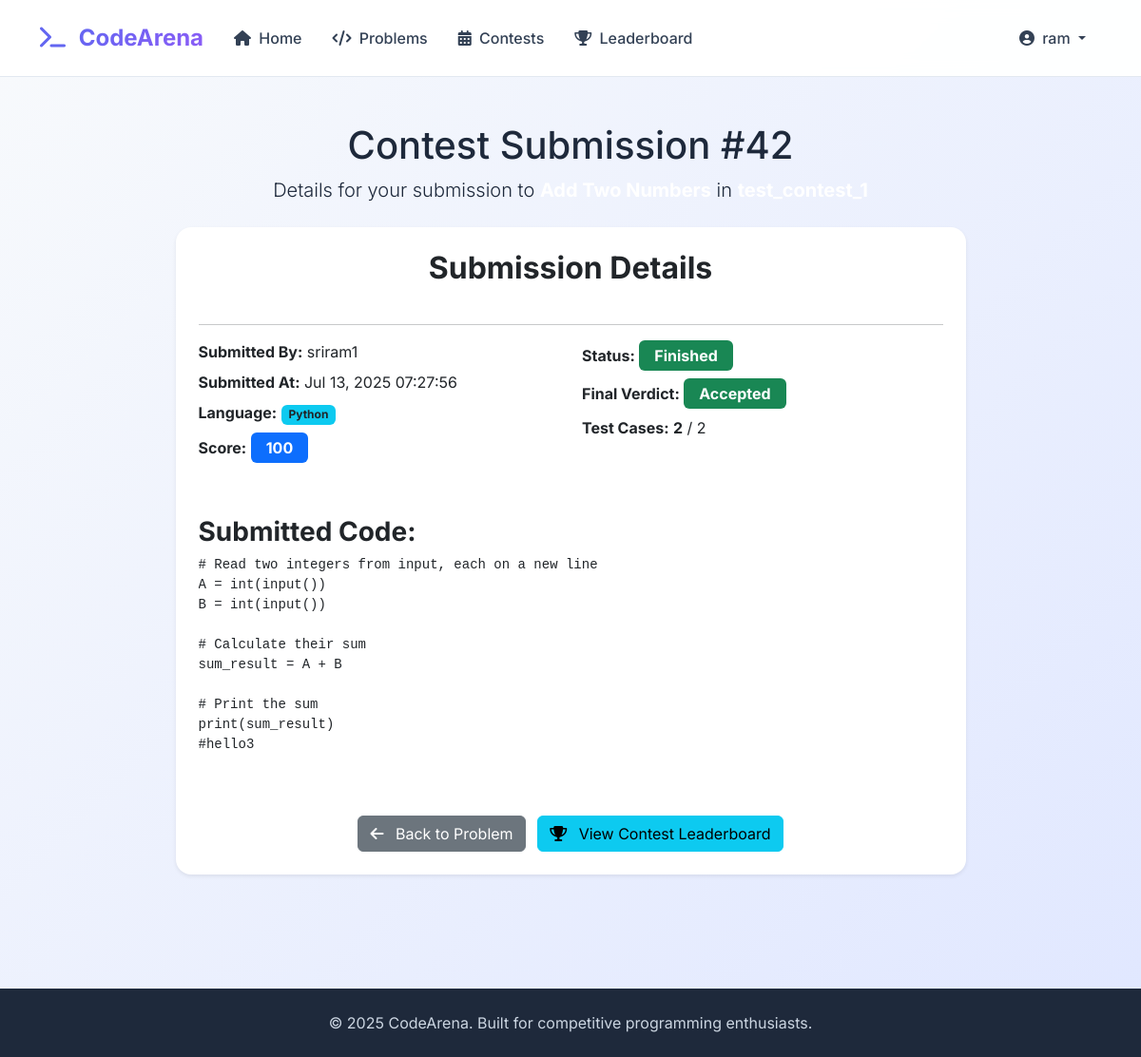
The page /submissions/contest_detail/42/ (signed in) on the database its author committed.
### users/models.py (models this page shows, shortened)
class CustomUser(AbstractUser):
    ROLE_CHOICES = (
        ('student' , 'Student'),
        ('problem_setter' , 'Problem Setter'),
        ('admin' , 'Admin')
    )
    role = models.CharField(max_length=20,choices=ROLE_CHOICES,default='student')

### contests/models.py (models this page shows, shortened)
class ContestSubmission(models.Model):
    participant = models.ForeignKey(
        settings.AUTH_USER_MODEL,
        on_delete=models.CASCADE,
        related_name='contest_submissions',
        help_text="The user who submitted the solution"
    )
    contest_problem = models.ForeignKey(
        ContestProblem,
        on_delete=models.CASCADE,
        related_name='submissions',
        help_text="The problem instance within a contest for which this submission was made"
    )
    submitted_at = models.DateTimeField(auto_now_add=True, help_text="Timestamp of the submission")
    code = models.TextField(help_text="The submitted code")
    status_choices = (
        ('pending', 'Pending'),
        ('processing', 'Processing'),
        ('finished', 'Finished'),
    )
    status = models.CharField(
        max_length=20,
        choices=status_choices,
        default='pending',
        help_text="Current status of the submission evaluation."
    )
    final_verdict_choices = (
        ('accepted', 'Accepted'),
        ('wrong_answer', 'Wrong Answer'),
        ('time_limit_exceeded', 'Time Limit Exceeded'),
        ('memory_limit_exceeded', 'Memory Limit Exceeded'),
        ('runtime_error', 'Runtime Error'),
        ('compilation_error', 'Compilation Error'),
        ('pending', 'Pending Evaluation'), # This is the initial state for final_verdict
        ('judging_error', 'Judging Error'), # Ensure this is present
    )
    final_verdict = models.CharField(
        max_length=50,
        choices=final_verdict_choices,
        default='pending',
        help_text="Final verdict of the submission."
    )
    score = models.IntegerField(
        default=0,
        help_text="Score obtained for this submission"
    )
    test_cases_passed = models.IntegerField(default=0, help_text="Number of test cases passed")
    total_test_cases = models.IntegerField(default=0, help_text="Total number of test cases")
    language = models.CharField(max_length=50, default='python', help_text="Programming language used for the submission")
    judge_output = models.TextField(blank=True, null=True, help_text="Output/error messages from the judge")
    execution_time = models.FloatField(default=0.0, help_text="Execution time in seconds")
    memory_used = models.FloatField(default=0.0, help_text="Memory used in MB")
    class Meta:
        verbose_name = "Contest Submission"
        verbose_name_plural = "Contest Submissions"
        ordering = ['-submitted_at']
    def get_status_display(self):
        try:
            return dict(self.status_choices)[self.status]
        except KeyError:
            self.status = 'finished'  # Fix invalid status
            self.save()
            return dict(self.status_choices)[self.status]
    def get_final_verdict_display(self):
        try:
            return dict(self.final_verdict_choices)[self.final_verdict]
        except KeyError:
            self.final_verdict = 'pending'  # Fix invalid verdict
            self.save()
            return dict(self.final_verdict_choices)[self.final_verdict]

### submissions/views.py (the view)
# urls.py: path('contest_detail/<int:submission_id>/', views.contest_submission_detail_view, name='contest_detail'),
@login_required
def contest_submission_detail_view(request, submission_id):
    submission = get_object_or_404(ContestSubmission, pk=submission_id)
    if request.user != submission.participant and not request.user.is_staff and not request.user.is_superuser:
        messages.error(request, "You are not authorized to view this contest submission.")
        return redirect('contests:solve_contest_problem', contest_pk=submission.contest_problem.contest.id, problem_pk=submission.contest_problem.problem.id)
    context = {
        'submission': submission,
        'is_contest_submission': True, # Flag for template to differentiate
        'problem': submission.contest_problem.problem,
        'contest': submission.contest_problem.contest,
    }
    return render(request, 'submissions/contest_submission_detail.html', context)

### templates/submissions/contest_submission_detail.html (shortened to what this page needs)
{% extends 'base.html' %}
{% block content %}
<div class="container py-5">
    <div class="submission-detail-header text-center mb-4">
        <h1 class="mb-2">Contest Submission #{{ submission.id }}</h1>
        <p class="lead">
            Details for your submission to <a href="{% url 'contests:solve_contest_problem' submission.contest_problem.contest.id submission.contest_problem.problem.id %}" class="text-white text-decoration-none fw-bold">{{ submission.contest_problem.problem.name }}</a> in <a href="{% url 'contests:detail' submission.contest_problem.contest.id %}" class="text-white text-decoration-none fw-bold">{{ submission.contest_problem.contest.name }}</a>
        </p>
    </div>
    <div class="row justify-content-center">
        <div class="col-lg-10 col-xl-9">
            <div class="card p-4 shadow-sm mb-4 animate__animated animate__fadeIn">
                <h2 class="card-title text-center mb-4 fw-bold">Submission Details</h2>
                <hr>
                <div class="row mb-4">
                    <div class="col-md-6">
                        <p class="mb-2"><strong>Submitted By:</strong> {{ submission.participant.username }}</p>
                        <p class="mb-2"><strong>Submitted At:</strong> {{ submission.submitted_at|date:"M d, Y H:i:s" }}</p>
                        <p class="mb-2"><strong>Language:</strong> <span class="badge bg-info text-dark">{{ submission.language|capfirst }}</span></p>
                        <p class="mb-2"><strong>Score:</strong> <span class="badge bg-primary fs-6 px-3 py-2">{{ submission.score }}</span></p>
                    </div>
                    <div class="col-md-6">
                        <p class="mb-2"><strong>Status:</strong>
                            <span class="badge {% if submission.status == 'finished' %}bg-success{% else %}bg-info{% endif %} fs-6 px-3 py-2">
                                {{ submission.get_status_display }}
                            </span>
                        </p>
                        <p class="mb-2"><strong>Final Verdict:</strong>
                             <span class="badge {% if submission.final_verdict == 'accepted' %}bg-success{% elif submission.final_verdict == 'wrong_answer' or submission.final_verdict == 'runtime_error' or submission.final_verdict == 'compilation_error' %}bg-danger{% elif submission.final_verdict == 'time_limit_exceeded' or submission.final_verdict == 'memory_limit_exceeded' %}bg-warning text-dark{% else %}bg-secondary{% endif %} fs-6 px-3 py-2">
                                {{ submission.get_final_verdict_display }}
                            </span>
                        </p>
                        {% if submission.total_test_cases %}
                            <p class="mb-2"><strong>Test Cases:</strong> <span class="fw-bold">{{ submission.test_cases_passed|default:0 }}</span> / {{ submission.total_test_cases }}</p>
                        {% endif %}
                    </div>
                </div>
                <h3 class="mt-4 fw-bold">Submitted Code:</h3>
                <div class="code-display-block mb-4">
                    <pre><code class="language-{{ submission.language }}">{{ submission.code }}</code></pre>
                </div>
                <div class="text-center mt-4">
                    <a href="{% url 'contests:solve_contest_problem' submission.contest_problem.contest.id submission.contest_problem.problem.id %}" class="btn btn-secondary rounded-md me-2">
                        <i class="fas fa-arrow-left me-2"></i> Back to Problem
                    </a>
                    <a href="{% url 'contests:contest_leaderboard' submission.contest_problem.contest.id %}" class="btn btn-info rounded-md">
                        <i class="fas fa-trophy me-2"></i> View Contest Leaderboard
                    </a>
                </div>
            </div>
        </div>
    </div>
</div>
{% endblock %}

### templates/base.html (shortened to what this page needs)
<!DOCTYPE html>
<html lang="en">
<head>
    <link href="https://cdn.jsdelivr.net/npm/bootstrap@5.3.3/dist/css/bootstrap.min.css" rel="stylesheet">
    <link rel="stylesheet" href="https://cdnjs.cloudflare.com/ajax/libs/font-awesome/6.5.2/css/all.min.css" />
</head>
<body class="d-flex flex-column min-vh-100">
    <nav class="navbar navbar-expand-lg sticky-top">
        <div class="container">
            <a class="navbar-brand" href="{% url 'home' %}">
                <i class="fas fa-terminal me-2"></i>
                <span class="text-gradient">CodeArena</span>
            </a>
            <div class="collapse navbar-collapse" id="navbarNav">
                <ul class="navbar-nav me-auto">
                    <li class="nav-item">
                        <a class="nav-link" href="{% url 'home' %}">
                            <i class="fas fa-home me-1"></i> Home
                        </a>
                    </li>
                    <li class="nav-item">
                        <a class="nav-link" href="{% url 'problems:list' %}">
                            <i class="fas fa-code me-1"></i> Problems
                        </a>
                    </li>
                    <li class="nav-item">
                        <a class="nav-link" href="{% url 'contests:list' %}">
                            <i class="fas fa-calendar-alt me-1"></i> Contests
                        </a>
                    </li>
                    <li class="nav-item">
                        <a class="nav-link" href="{% url 'leaderboard:main' %}">
                            <i class="fas fa-trophy me-1"></i> Leaderboard
                        </a>
                    </li>
                </ul>
                <ul class="navbar-nav">
                    {% if user.is_authenticated %}
                        <li class="nav-item dropdown">
                            <a class="nav-link dropdown-toggle" href="#" id="navbarDropdown" role="button" data-bs-toggle="dropdown" aria-expanded="false">
                                <i class="fas fa-user-circle me-1"></i> {{ user.username }}
                            </a>
                        </li>
                    {% endif %}
                </ul>
            </div>
        </div>
    </nav>
    <main class="flex-grow-1">
        {% block content %}{% endblock %}
    </main>
    <footer class="footer py-4 mt-5">
        <div class="container text-center">
            <span>&copy; {% now "Y" %} CodeArena. Built for competitive programming enthusiasts.</span>
        </div>
    </footer>
</body>
</html>

### templates/base.html (style rules this page uses)
:root { --primary-color: #6366f1; --primary-dark: #4f46e5; --secondary-color: #8b5cf6; --success-color: #10b981; --warning-color: #f59e0b; --danger-color: #ef4444; --gray-50: #f8fafc; --gray-100: #f1f5f9; --gray-200: #e2e8f0; --gray-300: #cbd5e1; --gray-600: #475569; --gray-700: #334155; --gray-800: #1e293b; --gray-900: #0f172a; }
body { font-family: 'Inter', sans-serif; background: linear-gradient(135deg, var(--gray-50) 0%, #e0e7ff 100%); min-height: 100vh; color: var(--gray-800); }
.navbar { background: rgba(255, 255, 255, 0.95) !important; backdrop-filter: blur(10px); border-bottom: 1px solid var(--gray-200); padding: 1rem 0; }
.navbar-brand { font-weight: 700; font-size: 1.5rem; color: var(--primary-color) !important; }
.nav-link { font-weight: 500; color: var(--gray-700) !important; padding: 0.75rem 1rem !important; transition: all 0.3s ease; }
.card { border: none; border-radius: 1rem; box-shadow: 0 4px 25px rgba(0, 0, 0, 0.05); transition: all 0.3s ease; }
.footer { background: var(--gray-800) !important; color: var(--gray-300) !important; margin-top: auto; }
.text-gradient { background: linear-gradient(135deg, var(--primary-color) 0%, var(--secondary-color) 100%); -webkit-background-clip: text; -webkit-text-fill-color: transparent; background-clip: text; }

### rows shown on the page
CustomUser: username "ram"
ContestSubmission: id "42", participant.username "sriram1", submitted_at "Jul 13, 2025 07:27:56", language "Python", score "100", status "Finished", final_verdict "Accepted", test_cases_passed "2", total_test_cases "2", code "# Read two integers from input, each on a new line A = int(input()) B = int(input()) # Calculate their sum sum_result = A + B # Print the sum print(sum_result) #hello3"
